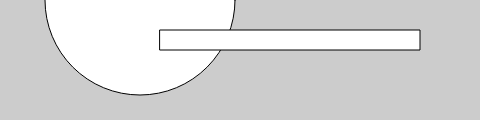
Frame 1 (no input)
Frame 60 (no input): identical to frame 1, image omitted
Frame 120 (the mouse pressed at the canvas centre since frame 60): identical to frame 1, image omitted

The p5.js sketch that drew this single still picture (run headless with seeded random() and noise() and a simulated clock; from frame 60 on, the mouse is pressed at the canvas centre):

// p5.js sketch
// ── sketch.js
function setup() {
	createCanvas(480, 120);
}

function draw() {
  	background(204);
  	ellipse(140, 0, 190, 190);
  	// The rectangle draws on top of the ellipse
	// because it comes after in the code
	rect(160, 30, 260, 20);
}
